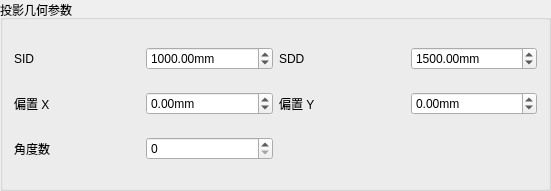
       <widget class="QGroupBox" name="groupBox_7">
        <property name="geometry">
         <rect>
          <x>20</x>
          <y>220</y>
          <width>551</width>
          <height>191</height>
         </rect>
        </property>
        <property name="title">
         <string>投影几何参数</string>
        </property>
        <layout class="QGridLayout" name="gridLayout_8">
         <item row="0" column="0">
          <widget class="QLabel" name="label_11">
           <property name="text">
            <string>SID</string>
           </property>
          </widget>
         </item>
         <item row="2" column="0">
          <widget class="QLabel" name="label_13">
           <property name="text">
            <string>角度数</string>
           </property>
          </widget>
         </item>
         <item row="2" column="1">
          <widget class="QSpinBox" name="spinAngleNum">
           <property name="maximum">
            <number>9999</number>
           </property>
          </widget>
         </item>
         <item row="0" column="3">
          <widget class="QDoubleSpinBox" name="dSpinSDD">
           <property name="suffix">
            <string>mm</string>
           </property>
           <property name="maximum">
            <double>9999.989999999999782</double>
           </property>
           <property name="value">
            <double>1500.000000000000000</double>
           </property>
          </widget>
         </item>
         <item row="0" column="2">
          <widget class="QLabel" name="label_12">
           <property name="text">
            <string>SDD</string>
           </property>
          </widget>
         </item>
         <item row="0" column="1">
          <widget class="QDoubleSpinBox" name="dSpinSID">
           <property name="suffix">
            <string>mm</string>
           </property>
           <property name="maximum">
            <double>9999.989999999999782</double>
           </property>
           <property name="value">
            <double>1000.000000000000000</double>
           </property>
          </widget>
         </item>
         <item row="1" column="0">
          <widget class="QLabel" name="label_14">
           <property name="text">
            <string>偏置 X</string>
           </property>
          </widget>
         </item>
         <item row="1" column="1">
          <widget class="QDoubleSpinBox" name="dSpinOffsetX">
           <property name="suffix">
            <string>mm</string>
           </property>
           <property name="minimum">
            <double>-99.000000000000000</double>
           </property>
          </widget>
         </item>
         <item row="1" column="2">
          <widget class="QLabel" name="label_15">
           <property name="text">
            <string>偏置 Y</string>
           </property>
          </widget>
         </item>
         <item row="1" column="3">
          <widget class="QDoubleSpinBox" name="dSpinOffsetY">
           <property name="suffix">
            <string>mm</string>
           </property>
           <property name="minimum">
            <double>-99.000000000000000</double>
           </property>
          </widget>
         </item>
        </layout>
       </widget>
